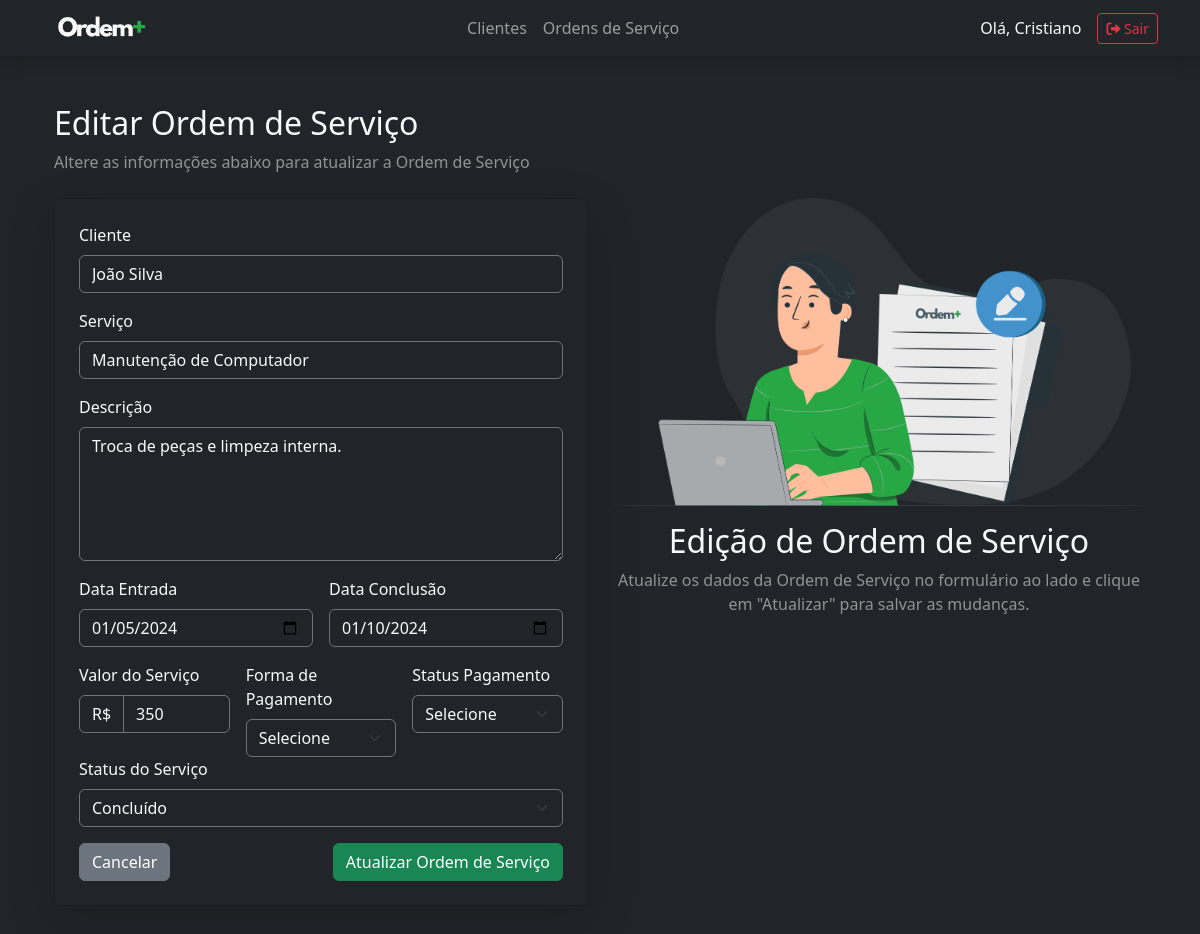
/index.php?menuop=editar-ordemservico&idOrdemServico=1 (signed in), run on the app's committed database.
### tables this page shows
CREATE TABLE `ordemservico` (
  `idOrdemServico` int(11) NOT NULL,
  `produtoServicoOS` varchar(100) NOT NULL,
  `descricaoOS` text NOT NULL,
  `dataEntrada` date NOT NULL,
  `dataSaida` date DEFAULT NULL,
  `idCliente` int(11) NOT NULL,
  `statusOS` varchar(100) NOT NULL,
  `valorServico` float NOT NULL,
  `tipoPagamento` varchar(100) NOT NULL,
  `statusPagamento` varchar(80) NOT NULL
);

CREATE TABLE `tbcliente` (
  `idCliente` int(11) NOT NULL,
  `nomeCliente` varchar(100) NOT NULL,
  `emailCliente` varchar(100) NOT NULL,
  `telefoneCliente` varchar(80) NOT NULL,
  `sexoCliente` char(1) NOT NULL,
  `dataNascCliente` date NOT NULL
);

### pages/ordemservico/editar-ordemservico.php (the view, shortened to what this page needs)
<?php
$idOrdemServico = (int)$_GET["idOrdemServico"];
$sql = "SELECT
            os.idOrdemServico,
            os.idCliente,
            c.nomeCliente,
            os.produtoServicoOS AS servico,
            os.descricaoOS AS descricaoServico,
            os.dataEntrada AS dataEntradaServico,
            os.dataSaida AS dataSaidaServico,
            os.valorServico,
            os.tipoPagamento,
            os.statusPagamento,
            os.statusOS AS statusServico
        FROM ordemservico os
        JOIN tbcliente c ON os.idCliente = c.idCliente
        WHERE os.idOrdemServico = {$idOrdemServico}";
$rs = mysqli_query($conexao, $sql) or die("Erro ao recuperar o registro da ordem de serviço: " . mysqli_error($conexao));
$dados = mysqli_fetch_assoc($rs);
?>
<div class="container my-5">
    <header class="text-start mb-4">
        <h2 class="text-light">Editar Ordem de Serviço</h2>
        <p class="text-white-50">Altere as informações abaixo para atualizar a Ordem de Serviço</p>
    </header>
    <div class="row">
        <div class="col-lg-6">
            <div class="card bg-dark text-light shadow-lg p-4 rounded">
                <form action="index.php?menuop=atualizar-ordemservico" method="post">
                    <div class="mb-3">
                        <label for="nomeCliente" class="form-label">Cliente</label>
                        <input type="text" id="nomeCliente" name="nomeCliente"
                            value="<?= htmlspecialchars($dados["nomeCliente"]) ?>"
                            class="form-control bg-dark text-light border-secondary"
                            disabled>
                    </div>
                    <div class="mb-3">
                        <label for="servico" class="form-label">Serviço</label>
                        <input type="text" id="servico" name="servico"
                            value="<?= htmlspecialchars($dados["servico"]) ?>"
                            class="form-control bg-dark text-light border-secondary"
                            required>
                    </div>
                    <div class="mb-3">
                        <label for="descricaoServico" class="form-label">Descrição</label>
                        <textarea id="descricaoServico" name="descricaoServico"
                            class="form-control bg-dark text-light border-secondary"
                            rows="5" required><?= htmlspecialchars($dados["descricaoServico"]) ?></textarea>
                    </div>
                    <div class="d-flex flex-wrap gap-3">
                        <div class="mb-3 flex-fill">
                            <label for="dataEntradaServico" class="form-label">Data Entrada</label>
                            <input type="date" id="dataEntradaServico" name="dataEntradaServico"
                                value="<?= $dados["dataEntradaServico"] ?>"
                                class="form-control bg-dark text-light border-secondary"
                                required>
                        </div>
                        <div class="mb-3 flex-fill">
                            <label for="dataSaidaServico" class="form-label">Data Conclusão</label>
                            <input type="date" id="dataSaidaServico" name="dataSaidaServico"
                                value="<?= $dados["dataSaidaServico"] ?>"
                                class="form-control bg-dark text-light border-secondary">
                        </div>
                    </div>
                    <div class="row g-3">
                        <div class="col-md-4">
                            <label for="valorServico" class="form-label">Valor do Serviço</label>
                            <div class="input-group">
                                <span class="input-group-text bg-dark text-light border-secondary">R$</span>
                                <input type="number" id="valorServico" name="valorServico"
                                    value="<?= $dados["valorServico"] ?>"
                                    class="form-control bg-dark text-light border-secondary"
                                    step="0.01" min="0" required>
                            </div>
                        </div>
                        <div class="col-md-4">
                            <label for="tipoPagamento" class="form-label">Forma de Pagamento</label>
                            <select id="tipoPagamento" name="tipoPagamento"
                                class="form-select bg-dark text-light border-secondary"
                                required>
                                <option value="Não informado" <?= $dados["tipoPagamento"] == "Não informado" ? "selected" : "" ?>>Selecione</option>
                            </select>
                        </div>
                        <div class="col-md-4">
                            <label for="statusPagamento" class="form-label">Status Pagamento</label>
                            <select id="statusPagamento" name="statusPagamento"
                                class="form-select bg-dark text-light border-secondary"
                                required>
                                <option value="Não informado" <?= $dados["statusPagamento"] == "Não informado" ? "selected" : "" ?>>Selecione</option>
                            </select>
                        </div>
                    </div>
                    <div class="mb-3">
                        <label for="statusServico" class="form-label">Status do Serviço</label>
                        <select id="statusServico" name="statusServico"
                            class="form-select bg-dark text-light border-secondary"
                            required>
                            <option value="Concluído" <?= $dados["statusServico"] == "Concluído" ? "selected" : "" ?>>Concluído</option>
                        </select>
                    </div>
                    <div class="d-flex justify-content-between">
                        <button type="button" class="btn btn-secondary"
                            onclick="window.location.href='index.php?menuop=ordemservico';">Cancelar</button>
                        <button type="submit" class="btn btn-success">Atualizar Ordem de Serviço</button>
                    </div>
                </form>
            </div>
        </div>
        <div class="col-lg-6 d-flex flex-column align-items-center text-center">
            <img src="img/edit-tasks.png" alt="Editar Ordem de Serviço"
                class="img-fluid mb-3" style="max-width: 100%; height: auto; max-height: 400px;">
            <h2 class="text-light">Edição de Ordem de Serviço</h2>
            <p class="text-white-50">Atualize os dados da Ordem de Serviço no formulário ao lado e clique em "Atualizar" para salvar as mudanças.</p>
        </div>
    </div>
</div>

### css/style.css (style rules this page uses)
body { background-color: #383838; color: #fafafa; }
input, textarea { background-color: #2f2f35 !important; color: #fff !important; border: 1px solid #6c757d !important; }

### data on the page
ordemservico: nomeCliente "João Silva", servico "Manutenção de Computador", descricaoServico "Troca de peças e limpeza interna.", dataEntradaServico "01/05/2024", dataSaidaServico "01/10/2024", valorServico "350", statusServico "Concluído"

### other printed values
$_SESSION["nome"] "Cristiano"
